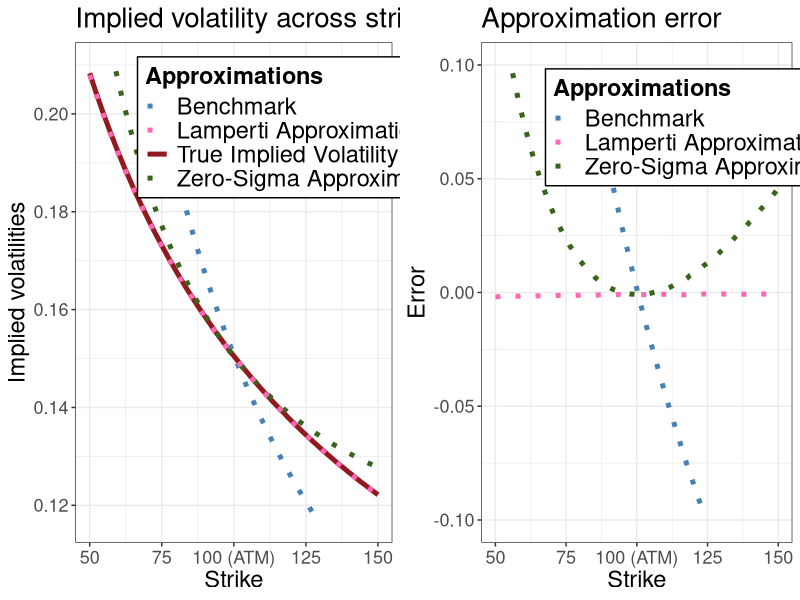
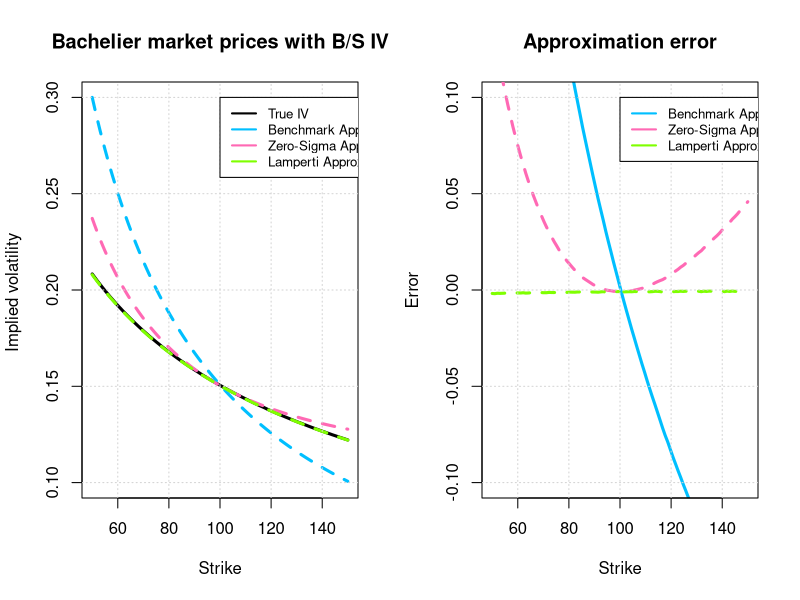

Reproduce these figures in R, in order.
setwd("/Users/carolinelestrom/Documents/KU/FinKont2/Handins/HandIn2")

library(png) ### Plots
library(knitr) ### Data manipulations
library(tidyverse) ### Data manipulations
library(dtplyr) ### Data manipulations - merge datasets
library(ggplot2) ### Plots
library(gridExtra) ### Plots






# Q3 - Linking Local and Implied Volatility with Dupire

## Q3.e


### FUNCTIONS
### =========

### Bachelier Pricing
BachelierFormula <- function(spot, strike, timetomat, t, sigma){
  d1 = (spot-strike)/(sigma*sqrt(timetomat-t))
  pi_bach <- (spot-strike)*pnorm(d1) + sigma*sqrt(timetomat-t) * dnorm(d1)
  return(pi_bach) 
}

### Black-Scholes Pricing
BlackScholesFormula <- function(spot, strike, t, r, div, timetomat, sigma){
  d1 = (1/(sigma*sqrt(timetomat-t))) * (log(spot/strike) + (r + 0.5*sigma^2)*(timetomat-t))
  d2 = d1 - sigma * sqrt(timetomat-t)
  pi_BS = spot * exp(-div*timetomat)*pnorm(d1) - exp(-r*(timetomat-t))*strike*pnorm(d2)
  return(pi_BS)
}

### Implied Volatility
IV <- function(obsprice, K){ ### Takes input: Observed Call Price and Strike
  difference <- function(sigmaIMP){ ### sigmaIMP = implied volatility
    abs(BlackScholesFormula(S0, K, 0, 0, 0, T, sigmaIMP) - obsprice)
  }
  optimize(difference, c(10^(-6), 10), maximum = FALSE)$minimum
}

#Now we define function for the benchmark and the approximations
### Function for Benchmark approximation
BenchmarkApprox <- function(strike){
  sigma/strike  
}

### Function for zero-sigma approximation
ZeroSigmaApprox <- function(strike){
  sqrt(((sigma/S0)^2 + (sigma/strike)^2)/2)
}

LampertiTransformation <- function(u){
  1/(u*(sigma/u))
}

LampertiApprox <- function(strike){
  result <- integrate(LampertiTransformation, strike, S0)
  if (result$message != "OK") {
    return(NA) ### return NA if the integral fails to converge
  }
  return (log(S0/strike)/result$value)
}



### INITIALIZE
### ==========

S0 = 100
T = 1
sigma = 15




### CALCULATIONS
### ============



strikes <- seq(50, 150, length.out = 100)
IVBach <- rep(0, length(strikes))
BM <- rep(0, length(strikes))
ZS <- rep(0, length(strikes))
L <- rep(0, length(strikes))


for (i in 1:length(strikes)){
  K <- i+min(strikes)-1
  price <- BachelierFormula(S0, K, T, 0, sigma)
  IVBach[i] <- IV(price, K)
  BM[i] <- BenchmarkApprox(K)
  ZS[i] <- ZeroSigmaApprox(K)
  L[i] <- LampertiApprox(K)
}




### PLOT
### ====


data <- as.data.frame(cbind(strikes, IVBach, BM, ZS, L))
colors <- c("True Implied Volatility" = "#901a1E", "Benchmark" = "steelblue", "Zero-Sigma Approximation" = "#39641c", "Lamperti Approximation" = "hotpink")



p1 <- data %>%
  ggplot(aes(x = strikes, y = IVBach)) +
  geom_line(aes(color = "True Implied Volatility"), linewidth = 1.7) +
  theme_bw() +
  xlab("Strike") + ylab("Implied volatilities") +
  ggtitle("Implied volatility across strikes in the Bachelier model") +
  theme(plot.title = element_text(size=20, hjust=0)) +
  theme(axis.title = element_text(size=17)) +
  theme(axis.text.x = element_text(size=13, angle = 0, vjust = 0.7),
        axis.text.y = element_text(size=13)) +
  scale_x_continuous(breaks=c(50, 75, 100, 125, 150), limits = c(50, 150), 
                     labels = c(50, 75, "100 (ATM)", 125, 150)) +
  scale_y_continuous(breaks=c(0.12, 0.14, 0.16, 0.18, 0.20), limits = c(0.117, 0.21)) +
  geom_line(aes(y = BM, color = "Benchmark"), linewidth = 1.7, linetype = "dotted", alpha = 1) +
  geom_line(aes(y = ZS, color = "Zero-Sigma Approximation"), linewidth = 1.7, linetype = "dotted", alpha = 1) +
  geom_line(aes(y = L, color = "Lamperti Approximation"), linewidth = 1.7, linetype = "dotted", alpha = 1) +
  labs(color = "Approximations") +
  scale_color_manual(values = colors) +
  theme(legend.position = c(0.71, 0.83), 
        legend.text = element_text(colour="black", size=17),
        legend.title = element_text(colour="black", size=17,face="bold"),
        legend.background = element_rect(fill="white",size=0.5, linetype="solid", colour ="black"))



p2 <- data %>%
  ggplot(aes(x = strikes)) +
  theme_bw() +
  xlab("Strike") + ylab("Error") +
  ggtitle("Approximation error") +
  theme(plot.title = element_text(size=20, hjust=0)) +
  theme(axis.title = element_text(size=17)) +
  theme(axis.text.x = element_text(size=13, angle = 0, vjust = 0.7),
        axis.text.y = element_text(size=13)) +
  scale_x_continuous(breaks=c(50, 75, 100, 125, 150), limits = c(50, 150), 
                     labels = c(50, 75, "100 (ATM)", 125, 150)) +
  scale_y_continuous(breaks=c(-0.10, -0.05, 0.00, 0.05, 0.10), limits = c(-0.10, 0.10)) +
  geom_line(aes(y = (BM - IVBach)/IVBach, color = "Benchmark"), linewidth = 1.7, linetype = "dotted", alpha = 1) +
  geom_line(aes(y = (ZS - IVBach)/IVBach, color = "Zero-Sigma Approximation"), linewidth = 1.7, linetype = "dotted", alpha = 1) +
  geom_line(aes(y = (L - IVBach)/IVBach, color = "Lamperti Approximation"), linewidth = 1.7, linetype = "dotted", alpha = 1) +
  labs(color = "Approximations") +
  scale_color_manual(values = colors) +
  theme(legend.position = c(0.73, 0.83), 
        legend.text = element_text(colour="black", size=17),
        legend.title = element_text(colour="black", size=17,face="bold"),
        legend.background = element_rect(fill="white",size=0.5, linetype="solid", colour ="black"))





#png(file="2b.png")


grid.arrange(p1, p2, ncol = 2)


#dev.off()




### BASIC R PLOT
### ============


### Vectors for colors and legend
colourvec <- c("black", "deepskyblue", "hotpink", "chartreuse")
legendvec <- c("True IV", "Benchmark Approximation", "Zero-Sigma Approximation", "Lamperti Approximation")




### Plots
par(mfrow = c(1,2))
plot(strikes, IVBach, type = "l", lwd = 3, col = "black", xlab = "Strike", ylab = "Implied volatility ", ylim = c(0.1, 0.3))

lines(strikes, BM, type = "l", lwd = 3, lty = 2, col = "deepskyblue")
lines(strikes, ZS, type = "l", lwd = 3, lty = 2, col = "hotpink")
lines(strikes, L, type = "l", lwd = 3, lty = 2, col = "chartreuse")

grid()
legend(x= 100, y= 0.3, legend = legendvec, col = colourvec, lty = 1, lwd = 2, cex = 0.8)
title(main = "Bachelier market prices with B/S IV")

plot(strikes, (BM - IVBach)/IVBach, type = "l", lwd = 3, col = "deepskyblue", xlab = "Strike", ylab = "Error", ylim = c(-0.1, 0.1))
lines(strikes, (ZS - IVBach)/IVBach, type = "l", lwd = 3, lty = 2, col = "hotpink")
lines(strikes, (L - IVBach)/IVBach, type = "l", lwd = 3, lty = 2, col = "chartreuse")

grid()
legend(x= 100, y= 0.1, legend = legendvec[2:4], col = colourvec[2:4], lty = 1, lwd = 2, cex = 0.8)
title(main = "Approximation error")
